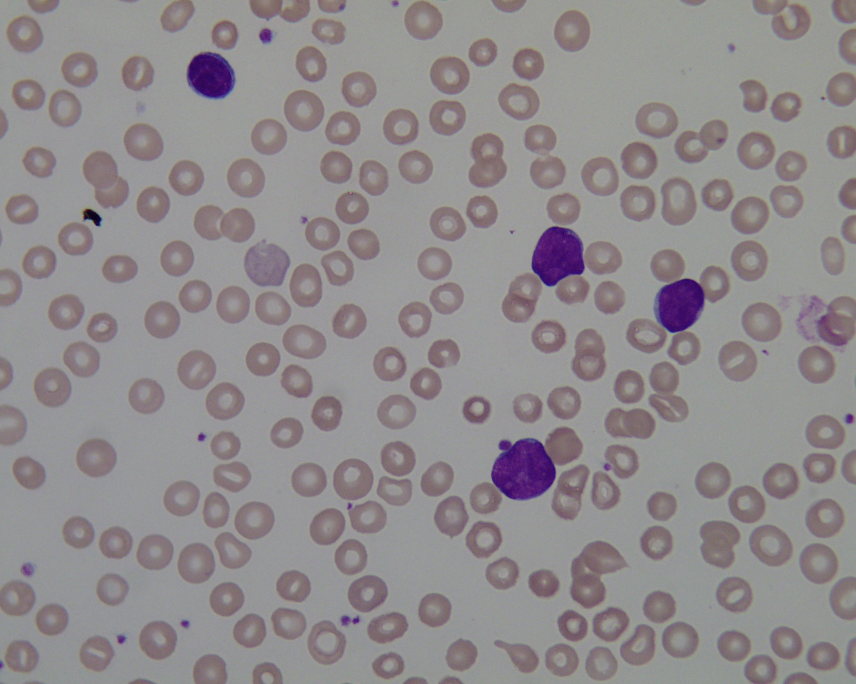
#> input picture test/Im024_1.jpg, 1712 x 1368 px (shown at 1/2 size)
$ python -i segment_rbcs.py   (imports and definitions only)
#> lines starting #> are read from the running program, lines starting #| are printed output that depends on the picture; after the words box and inside, x2 and y2 are one past the last pixel; in counts of white or black regions, pixels touching at a corner belong together
#> further down, picture is the input picture: shape (1368, 1712, 3); mean B, G, R 141.5, 139.3, 144.2
#!/usr/bin/env python3
# -*- coding: utf-8 -*-
"""
Created on Mon Jan  6 11:23:49 2020

@author: pmanescu
"""
import argparse
import os
import sys
import numpy as np
import csv
import cv2
import argparse
import imageio
from skimage.filters import threshold_otsu, threshold_mean, threshold_local, threshold_isodata
from skimage.measure import label, regionprops
from skimage.morphology import remove_small_objects
from scipy.ndimage.morphology import binary_fill_holes
from skimage.morphology import square
from skimage import morphology
from skimage.segmentation import clear_border
from sklearn.preprocessing import StandardScaler
from sklearn.decomposition import PCA
import time

parser = argparse.ArgumentParser(description='FastMal parasite segmentation')
# [5 lines not run here, left out]


def crop_and_save2(complete_image, bbox, shapeid, output_dir, size=64):
    """ Crops and saves a region from an image """
    x_0, y_0 = bbox[0], bbox[1]
    x_1, y_1 = bbox[2], bbox[3]

    nx_0 = max(int(x_0+(x_1-x_0)/2 - size/2),0)
    ny_0 = max(int(y_0+(y_1-y_0)/2 - size/2),0)
    nx_1 = min(nx_0 + size, complete_image.shape[1])
    ny_1 = min(ny_0 + size, complete_image.shape[0])
    #roi_type = shape['type'].split(':')[-1]
    roi_file = os.path.join(output_dir, str(shapeid)+'.png')
    cropped_image = complete_image[ny_0:ny_1, nx_0: nx_1,:]
    imageio.imwrite(roi_file, cropped_image)


def crop_and_save3(complete_image, centroid, shapeid, output_dir, size=160):
    """ Crops and saves a region from an image """

    nx_0 = max(int(centroid[0] - size/2),0)
    ny_0 = max(int(centroid[1] - size/2),0)
    nx_1 = min(nx_0 + size, complete_image.shape[1])
    ny_1 = min(ny_0 + size, complete_image.shape[0])
    #roi_type = shape['type'].split(':')[-1]
    roi_file = os.path.join(output_dir, str(shapeid)+'.png')
    cropped_image = complete_image[ny_0:ny_1, nx_0: nx_1,:]
    imageio.imwrite(roi_file, cropped_image)


def rbc_segmentation(img, outputdir=None):
    gray = cv2.cvtColor(img,cv2.COLOR_BGR2GRAY)
    gray = cv2.GaussianBlur(gray,(5,5),0)
    ret, thresh = cv2.threshold(gray, 127, 255,cv2.THRESH_BINARY_INV+cv2.THRESH_OTSU)
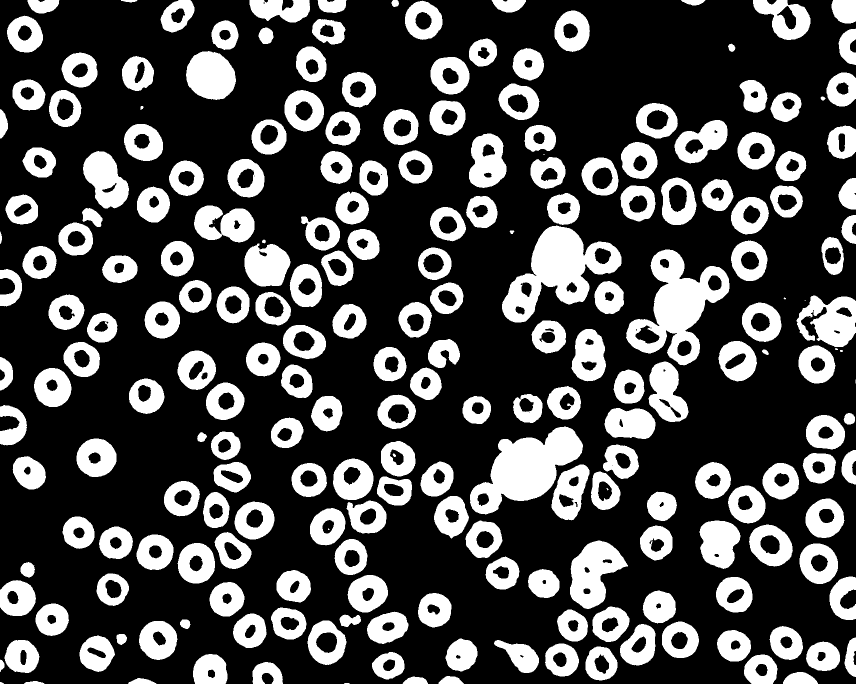
#> thresh: shape (1368, 1712) (shown at 1/2 size); 28.8% white; 229 white regions (9 under 20 px), largest, box (x1, y1, x2, y2) and area: (1004, 451, 1243, 645) 20449, (1252, 499, 1459, 731) 20425, (940, 853, 1166, 1029) 19903
#> ret = 133
    kernel = np.ones((3,3),np.uint8)
    opening = cv2.morphologyEx(thresh,cv2.MORPH_OPEN,kernel, iterations = 2)
#> opening: shape (1368, 1712); 28.7% white; 217 white regions (1 under 20 px), largest, box (x1, y1, x2, y2) and area: (1004, 452, 1243, 645) 20424, (1253, 499, 1459, 730) 20376, (940, 854, 1166, 1028) 19886
    sure_bg = cv2.dilate(opening,kernel,iterations=2)
#> sure_bg: shape (1368, 1712); 35.4% white; 212 white regions, largest, box (x1, y1, x2, y2) and area: (938, 852, 1181, 1042) 27829, (1002, 384, 1245, 647) 26877, (1251, 497, 1461, 732) 23815
    dist_transform = cv2.distanceTransform(opening,cv2.DIST_L2,5)
    ret, sure_fg = cv2.threshold(dist_transform,0.3*dist_transform.max(),255,0)
#> sure_fg: shape (1368, 1712) float32; 1.1% white; 28 white regions (12 under 20 px), largest, box (x1, y1, x2, y2) and area: (998, 871, 1148, 985) 8257, (1079, 469, 1154, 557) 4987, (1324, 573, 1404, 650) 4074
#> ret = 17.56
    sure_fg = np.uint8(sure_fg)
    unknown = cv2.subtract(sure_bg,sure_fg)
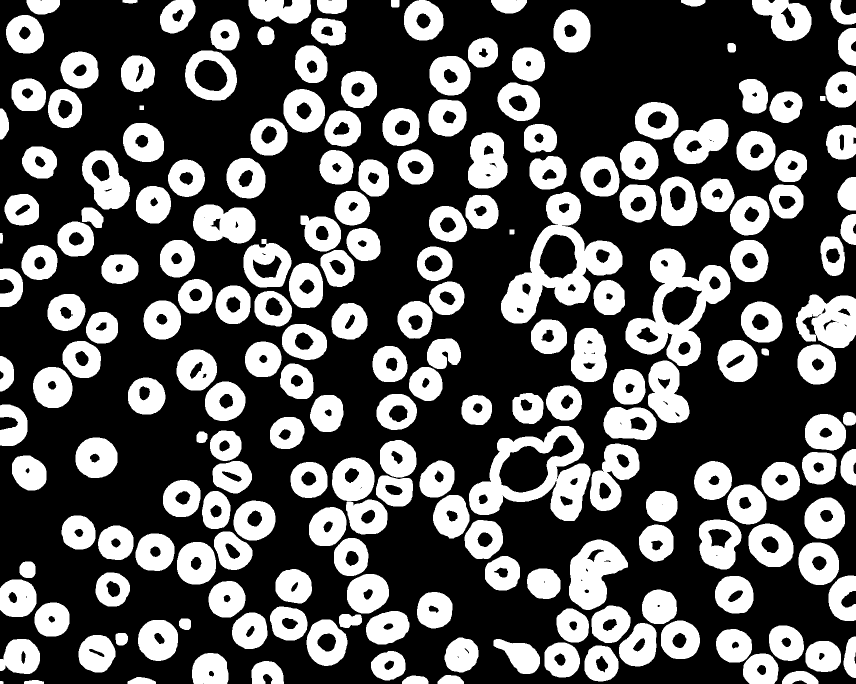
#> unknown: shape (1368, 1712) (shown at 1/2 size); 34.2% white; 212 white regions, largest, box (x1, y1, x2, y2) and area: (1002, 384, 1245, 647) 21890, (1251, 497, 1461, 732) 19741, (938, 852, 1181, 1042) 19572
    ret, markers = cv2.connectedComponents(sure_fg)
#> markers: shape (1368, 1712) int32; 29 distinct labels, from 0 to 28
#> ret = 29
    markers = markers+1
#> markers: shape (1368, 1712) int32; 29 distinct labels, from 1 to 29
    markers[unknown==255] = 0
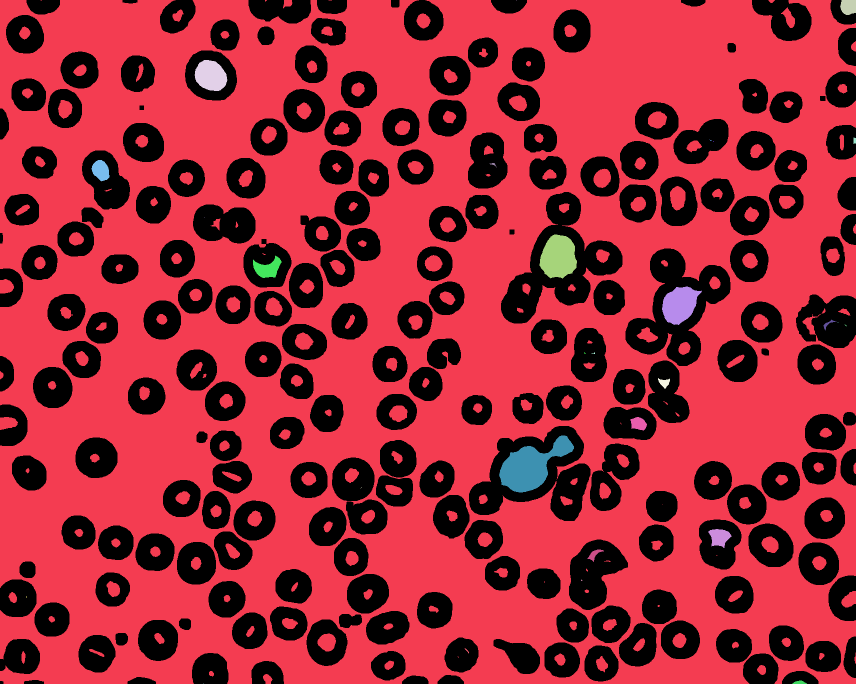
#> markers: shape (1368, 1712) int32 (shown at 1/2 size); 30 distinct labels, from 0 to 29; one colour per label, 0 black

    markers = cv2.watershed(img,markers)
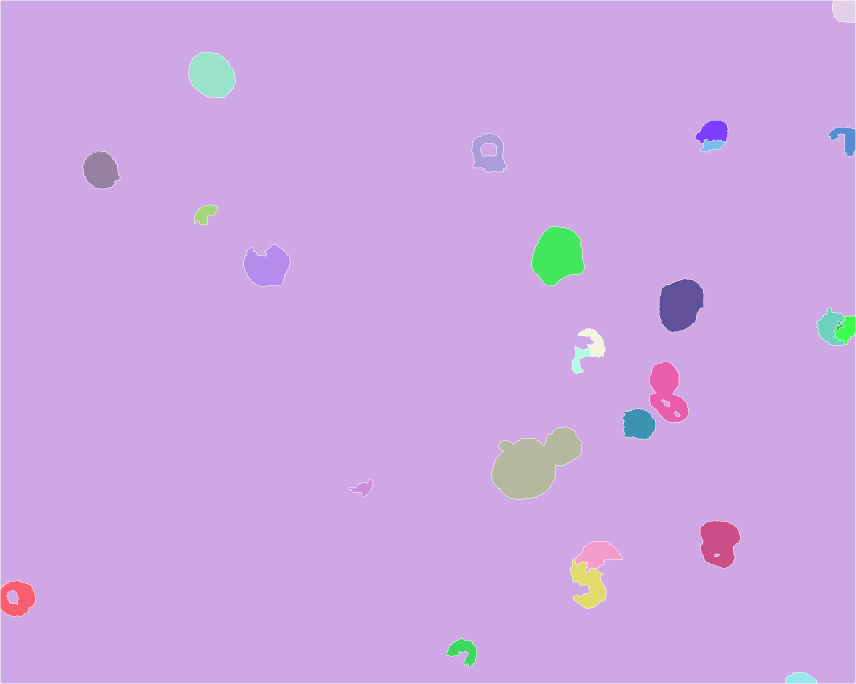
#> markers: shape (1368, 1712) int32 (shown at 1/2 size); 28 distinct labels, from -1 to 28; one colour per label, 0 black, -1 white
    bw=(markers>1).astype(int)
#> bw: shape (1368, 1712) int64; values 0 (black) and 1 (white), 4% white; 21 white regions, largest, box (x1, y1, x2, y2) and area: (983, 854, 1164, 999) 16090, (1064, 454, 1169, 571) 8969, (1318, 558, 1408, 665) 7299
    bw=binary_fill_holes(bw).astype(np.uint8)
    #img[markers == -1] = [255,0,0]
    bw_clean=morphology.remove_small_objects(bw.astype(bool), min_size=5000, connectivity=4).astype(np.uint8)
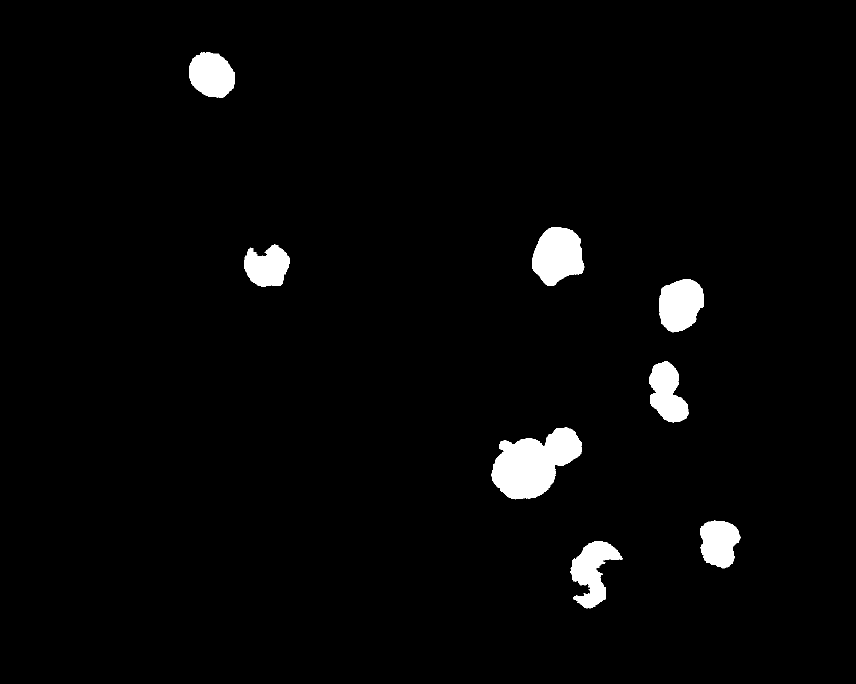
#> bw_clean: shape (1368, 1712) (shown at 1/2 size); values 0 (black) and 1 (white), 2.7% white; 8 white regions, largest, box (x1, y1, x2, y2) and area: (983, 854, 1164, 999) 16090, (1064, 454, 1169, 571) 8969, (1318, 558, 1408, 665) 7299
    rbc_gone = 255*remove_small_objects(bw_clean.astype(bool), min_size=17000, connectivity=4).astype(np.uint8)
#> rbc_gone: shape (1368, 1712); every value is 0
    rbc_only = cv2.subtract(255*bw_clean, rbc_gone)
    #cv2.imwrite(outputdir +'.jpg', img)
    return rbc_only


def chop_thumbnails(image, output_dir, current_shapeid=0):
    shapeid = current_shapeid


    mp_masks=rbc_segmentation(image)

    output  = cv2.connectedComponentsWithStats(mp_masks, connectivity=8)
#    num_labels = output[0]
#    labels = output[1]
#    stats = output[2]
    centroids = output[3]
#> centroids = [[849.6, 681.9], [423, 149.7], [1115.1, 510.8], [533.9, 532.8], [1360.5, 608.7], [1334.1, 786.1], [1067.1, 926.4], [1437.9, 1085.4], [1184.7, 1142.6]]
#
    for c in centroids:
        crop_and_save3(image, c, shapeid, output_dir)
        shapeid=shapeid+1
#> this loop made 9 passes
#> (c, nx_0 in crop_and_save3, ny_0 in crop_and_save3, nx_1 in crop_and_save3, ny_1 in crop_and_save3) on passes 1 to 9: ([849.6, 681.9], 769, 601, 929, 761), ([423, 149.7], 343, 69, 503, 229), ([1115.1, 510.8], 1035, 430, 1195, 590), ([533.9, 532.8], 453, 452, 613, 612), ([1360.5, 608.7], 1280, 528, 1440, 688), ([1334.1, 786.1], 1254, 706, 1414, 866), ([1067.1, 926.4], 987, 846, 1147, 1006), ([1437.9, 1085.4], 1357, 1005, 1517, 1165), ([1184.7, 1142.6], 1104, 1062, 1264, 1222)
#> pass 1, in crop_and_save3, `cropped_image = complete_image[ny_0:ny_1, nx_0: nx_1,:]`:
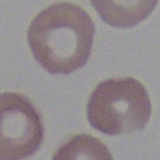
#> cropped_image: shape (160, 160, 3); mean B, G, R 141, 138.2, 146
#> pass 3, in crop_and_save3 (call 3), `cropped_image = complete_image[ny_0:ny_1, nx_0: nx_1,:]`:
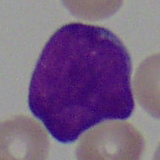
#> cropped_image: shape (160, 160, 3); mean B, G, R 130.2, 97.7, 120
#> after the loop, shapeid = 9


    return shapeid

#
#slides_to_read=opt.slide_list
#
#
#with open(slides_to_read, newline='') as csvfile:
#    data = np.array(list(csv.reader(csvfile)))
#
#fmal_list = list(data[:,0])
#print(fmal_list)


# [2 lines not run here, left out]

# [1 line that did not run here, left out]
# [2 lines not run here, left out]
# [1 line that did not run here, left out]
# [2 lines not run here, left out]


# [1 line that did not run here, left out]
# [3 lines that did not run here, left out]
#print (subdirs)
# [41 lines not run here, left out]


#python segment_parasites.py --dataset_path /home/pmanescu/OMERO/testGit/FASt-Mal-IMS/omero/vagrant/TestOmeroScripts/trainFovSlides/ --dataset_path2 /home/pmanescu/Data/Dataset4/ --slide_list /home/pmanescu/SkyNet/VGG/mp_initialData/slides_labelsd2d4.csv --output_folder /home/pmanescu/SkyNet/VGG/mp_segmented/Train


>>> import cv2
>>> picture = cv2.imread('../test/Im024_1.jpg')
>>> result = chop_thumbnails(picture, 'out.png')
#> result = 9
